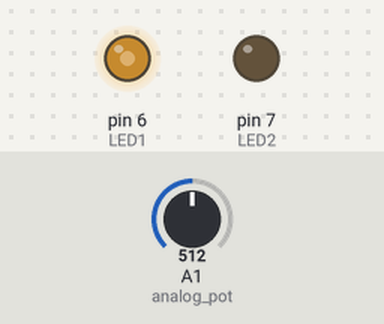
A sketch run on a simulated Arduino Uno, built with avr-gcc and run on an emulated ATmega328P. Parts: output pins drawn as LEDs (lit = HIGH). Inputs (shaded band) come from the test bench; at power-on: A1 (analog_pot) = 512.

Above: at 1.2 s.
1.3 s: A1 (analog_pot) set to 716
At 2.5 s:
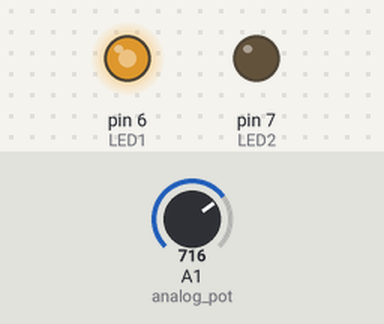
2.8 s: A1 (analog_pot) set to 900
At 3.6 s:
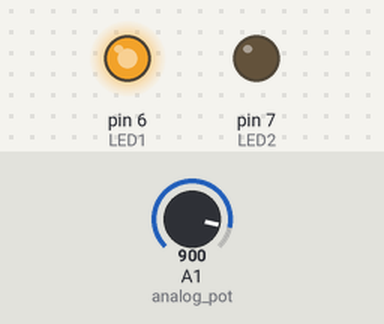
4.3 s: A1 (analog_pot) set to 511
At 4.8 s:
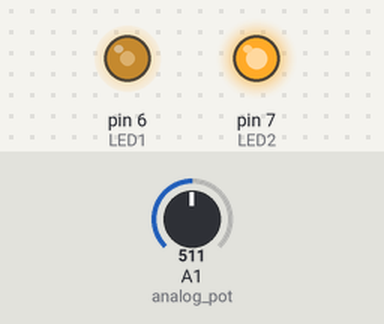
5.8 s: A1 (analog_pot) set to 122
At 7.0 s:
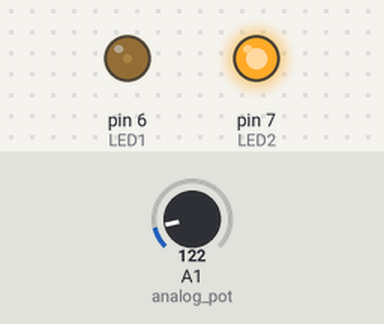
7.3 s: A1 (analog_pot) set to 0
At 8.3 s:
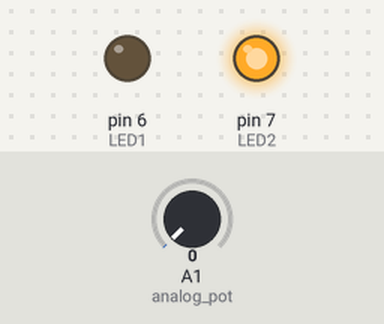
Timing chart, 0 to 9.8 s (numbered marks = the images above; inputs shaded):
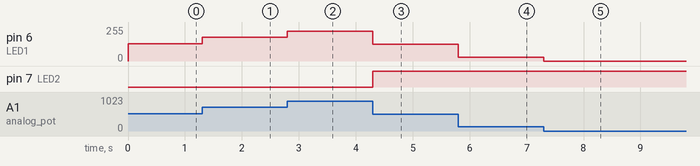

Measured:
- after the input at 1.3 s, pin 6 (LED1): 128/255 → 179/255 at once
- after the input at 2.8 s, pin 6 (LED1): 179/255 → 225/255 at once
- after the input at 4.3 s, pin 6 (LED1): 225/255 → 127/255 at once; pin 7 (LED2): LOW → HIGH at once
- after the input at 5.8 s, pin 6 (LED1): 127/255 → 30/255 at once
- after the input at 7.3 s, pin 6 (LED1): 30/255 → 0/255 at once

The sketch:

code.ino
```cpp
// (licence header left out)
const int analog_pot = A1;
const int LED1 = 6;
const int LED2 = 7;
int inputVal = 0;

void setup() {
  pinMode (LED1, OUTPUT);
  pinMode (LED2, OUTPUT);
}

void loop() {
  inputVal = analogRead(analog_pot);
  analogWrite(LED1, inputVal/4);
  analogWrite(LED2, (1023-inputVal)/4);		//to display the opposite effect

}

// Author Footprint: //Pranjal Das
```
